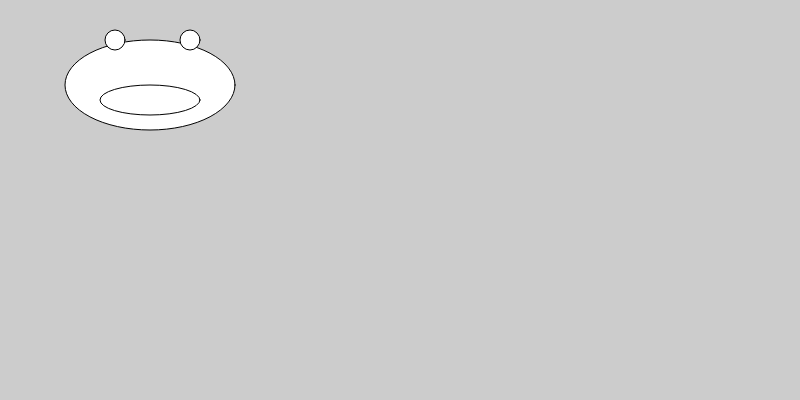
Frame 1 (no input)
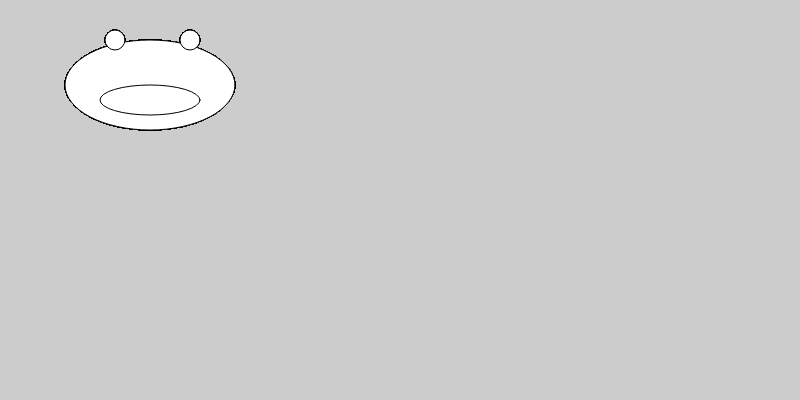
Frame 60 (no input)
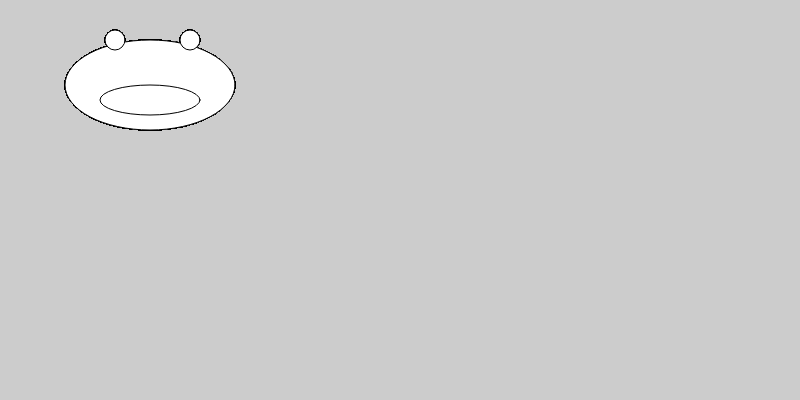
Frame 120 (the mouse pressed at the canvas centre since frame 60)

The p5.js sketch that drew these frames (run headless with seeded random() and noise() and a simulated clock; from frame 60 on, the mouse is pressed at the canvas centre):

// p5.js sketch
// ── sketch.js
function setup() {
  createCanvas(800, 400);
  background(204);
}

function draw() {
  ellipse(150, 85, 170, 90);
  ellipse(150, 100, 100, 30);
  ellipse(115, 40, 20, 20);
  ellipse(190, 40, 20, 20);
}
